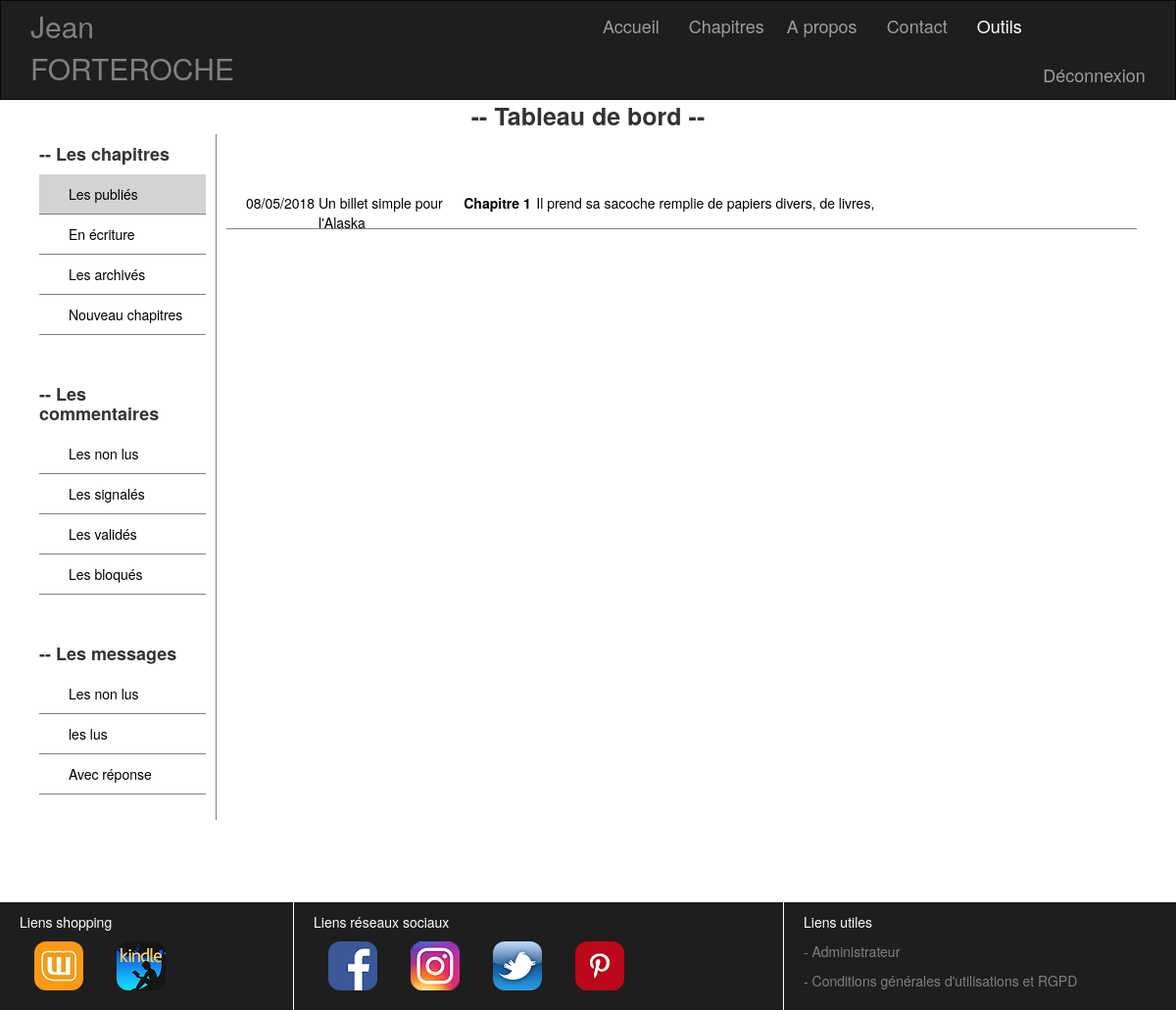
Screenshot of /index.php?callPage=dashboardDisplayListLineChapter&stateChapter=1&colorButtonNavDashboard=0 (signed in) with the database file from the repository.
### tables this page shows
CREATE TABLE IF NOT EXISTS `chapter` (
  `id` int(11) NOT NULL AUTO_INCREMENT,
  `nameBook` varchar(255) NOT NULL,
  `numberChapter` varchar(255) NOT NULL,
  `titleChapter` varchar(255) NOT NULL,
  `chapter` text NOT NULL,
  `stateChapter` int(1) NOT NULL,
  `publicationDate` datetime NOT NULL,
  PRIMARY KEY (`id`)
);

### view/model/modelChapter.php (called while the page is built, shortened)
<?php
require_once("./view/model/modelLogBDD.php");
class modelChapter
{
    private $BDD;
    public function __construct()
    {
      $this->BDD = new BDD();
    }
    public function getDisplayListChapter($stateChapter)
    {
        $donneesDisplayListChapter = $this->BDD->connexionBDD()->prepare('SELECT * FROM chapter WHERE stateChapter=:a ORDER BY publicationDate DESC');
        $donneesDisplayListChapter->execute(array('a'=>$stateChapter));
        return $donneesDisplayListChapter->fetchAll();
    }
}

### view/model/modelLogBDD.php (called while the page is built)
<?php
class BDD
{
    public function connexionBDD()
    {
    return new PDO('mysql:host=localhost;dbname=projet_3', 'root', '');
    }
}

### view/chapter/viewDisplayListLineChapter.php (the view)
<ul class="col-lg-12">
    <?php
         foreach ($displayListLineChapterPageDashboard as $donneesDisplayListLineChapterPageDashboard)
      {
          $contentChapter = substr($donneesDisplayListLineChapterPageDashboard['chapter'], 0, 60);
          $dateFr = date("d/m/Y", strtotime($donneesDisplayListLineChapterPageDashboard['publicationDate']));
  ?>
    <li class="listChapter">
      <a href="./index.php?callPage=dashboardDisplayOneChapter&stateChapter=<?= $_GET['stateChapter'] ?>&idChapter=<?= $donneesDisplayListLineChapterPageDashboard['id'] ?>&colorButtonNavDashboard=0">
      <span class="date col-lg-1"><?= $dateFr ?></span>
      <span class="date col-lg-2"><?= $donneesDisplayListLineChapterPageDashboard['nameBook'] ?></span>
      <span class="col-lg-1"><strong><?= $donneesDisplayListLineChapterPageDashboard['numberChapter'] ?></strong></span>
      <span><?= $contentChapter ?></span>
      </a></li>
  <?php
      }
?>
</ul>

### css/cssBody.css (style rules this page uses)
[class*="col-"] { min-height: 100%; margin: 0; padding: 0; }
.row { margin: 0; padding: 0; }

### css/cssMiddlePage.css (style rules this page uses)
a, a:hover { text-decoration: none; color: blue; }
.listMessageContact, .listComment, .listChapter, .listReportComment, .listValidateComment, .listBlockComment { padding: 10px 20px 6px; border-bottom: 1px solid grey; color: black; }
ul { list-style-type: none; }
.sectionDashboard a { color: black; }

### rows the page displays
chapter: publicationDate "08/05/2018", nameBook "Un billet simple pour l'Alaska", numberChapter "Chapitre 1", chapter "Il prend sa sacoche remplie de papiers divers, de livres,"
